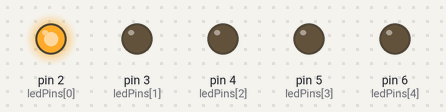
The sketch below on a simulated Arduino Uno, built with avr-gcc and run on an emulated ATmega328P. Shown: output pins drawn as LEDs (lit = HIGH).

Above: at 0.5 s.
At 4.5 s:
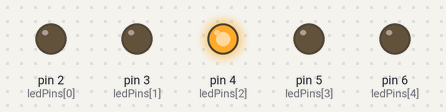
At 8.0 s:
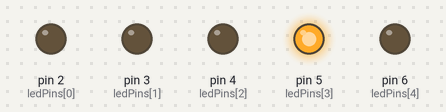
At 12.5 s:
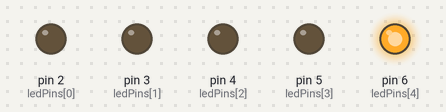
At 17.0 s:
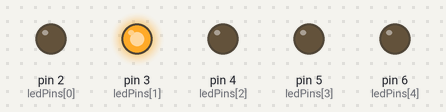
Timing chart, 0 to 19.5 s (numbered marks = the images above):
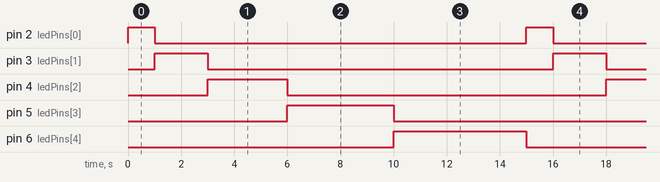

Measured:
- by itself, pin 2 (ledPins[0]): alternates HIGH for 1.0 s and LOW for 14.0 s
- by itself, pin 3 (ledPins[1]): alternates HIGH for 2.0 s and LOW for 13.0 s
- by itself, pin 4 (ledPins[2]): alternates HIGH for 3.0 s and LOW for 12.0 s
- by itself, pin 5 (ledPins[3]): alternates HIGH for 4.0 s and LOW for 11.0 s
- by itself, pin 6 (ledPins[4]): alternates HIGH for 5.0 s and LOW for 10.0 s

The sketch:

leds_with_multiple_delay.ino
```cpp
// Define the digital pins for the LEDs
const int ledPins[] = {2, 3, 4, 5, 6};
const int numLeds = sizeof(ledPins) / sizeof(ledPins[0]);

// Define the ON times (in milliseconds) for each LED
const unsigned long onTimes[] = {1000, 2000, 3000, 4000, 5000};

// Variable to track the currently active LED
int activeLed = 0;

void setup() {
  // Set all LED pins as OUTPUT
  for (int i = 0; i < numLeds; i++) {
    pinMode(ledPins[i], OUTPUT);
  }
}

void loop() {
  // Turn on the active LED
  digitalWrite(ledPins[activeLed], HIGH);

  // Wait for the specified ON time
  delay(onTimes[activeLed]);

  // Turn off the active LED
  digitalWrite(ledPins[activeLed], LOW);

  // Move to the next LED
  activeLed = (activeLed + 1) % numLeds;
}
```
